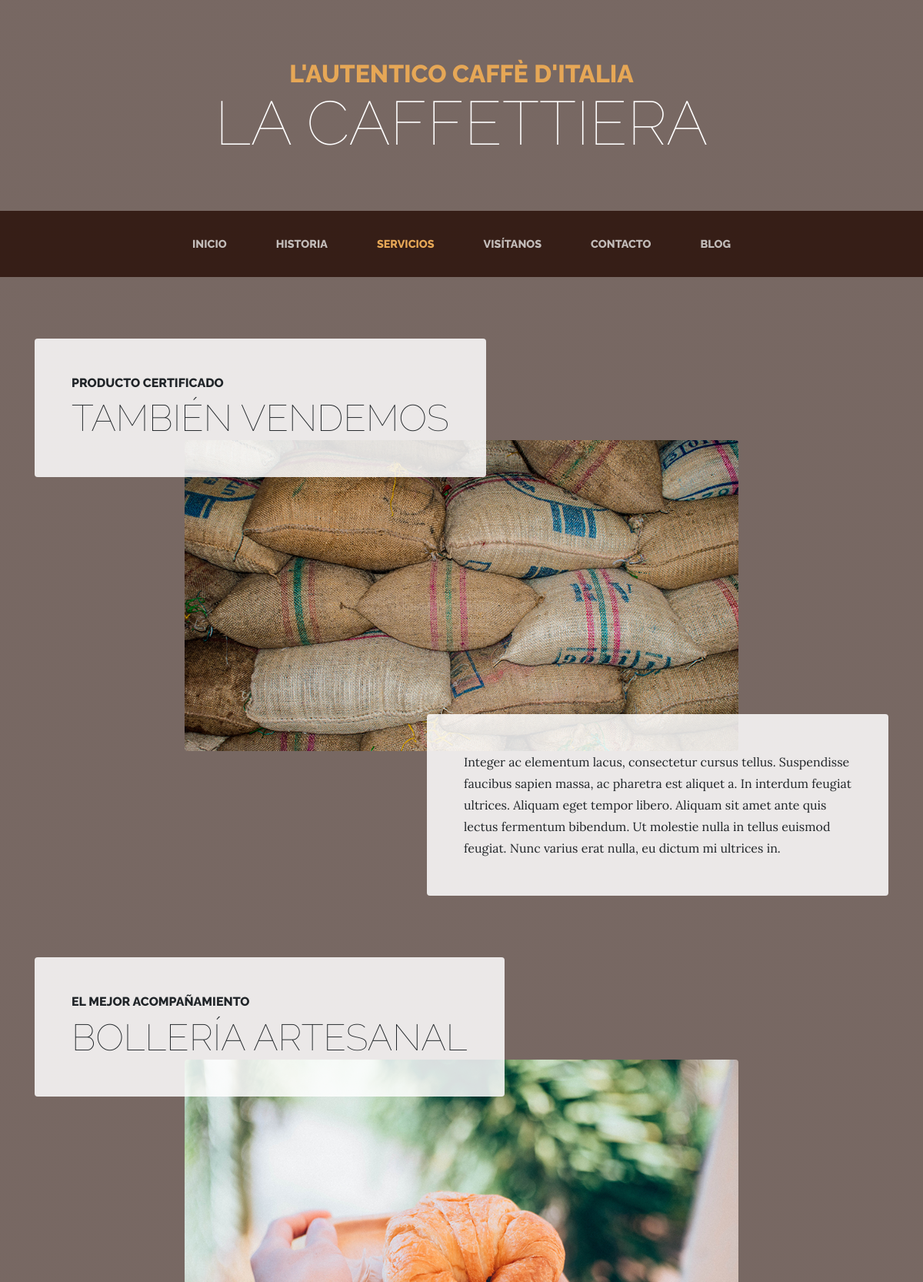
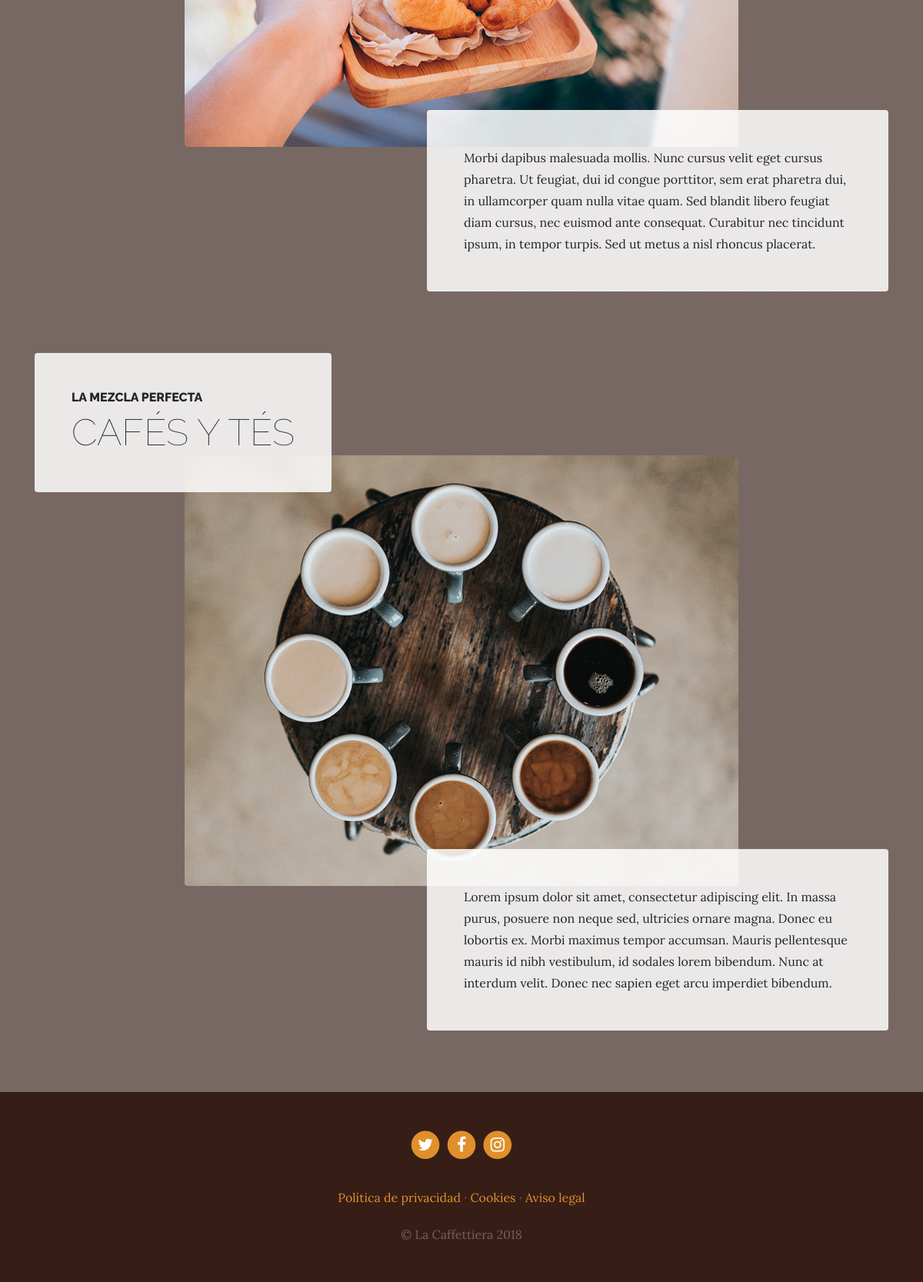
Page /services/ on the committed database (2 pictures, top to bottom).
### services/models.py (models this page shows, shortened)
class Service(models.Model):
    title = models.CharField(max_length=200, verbose_name='Título')
    subtitle = models.CharField(max_length=200, verbose_name='Subítulo')
    content = models.TextField(verbose_name='Contenido')
    image = models.ImageField(verbose_name='Imagen', upload_to='services')
    created = models.DateTimeField(
        auto_now_add=True, verbose_name='Fecha de creación')
    updated = models.DateTimeField(
        auto_now=True, verbose_name='Fecha de actualización')
    class Meta:
        verbose_name = 'servicio'
        verbose_name_plural = 'servicios'
        ordering = ['-created']

### pages/models.py (models this page shows, shortened)
class Page(models.Model):
    title = models.CharField(verbose_name='Título', max_length=200)
    content = RichTextField(verbose_name='Contenido')
    order = models.SmallIntegerField(verbose_name='orden', default=0)
    created = models.DateTimeField(auto_now_add=True, verbose_name='Fecha de creación')
    updated = models.DateTimeField(auto_now=True, verbose_name='Fecha de actualización')
    class Meta:
        verbose_name = 'página'
        verbose_name_plural = 'páginas'
        ordering = ['order', 'title']

### services/views.py (the view)
# urls.py: path('', views.services, name='services')
def services(request):
    services = Service.objects.all()
    context = {'services': services}
    return render(request, 'services/services.html', context)

### pages/templatetags/pages_extras.py (called while the page is built)
@register.simple_tag
def get_page_list():
    pages = Page.objects.all()
    return pages

### social/processors.py (called while the page is built)
def context(request):
    context = {}
    links = Link.objects.all()
    for link in links:
        context[link.key] = link.url
    return context

### services/templates/services/services.html
{% extends 'base.html' %}
{% load static %}
{% block content %}
{% for service in services %}
<section class="page-section">
    <div class="container">
        <div class="product-item">
            <div class="product-item-title d-flex">
                <div class="bg-faded p-5 d-flex mr-auto rounded">
                    <h2 class="section-heading mb-0">
                        <span class="section-heading-upper"> {{ service.subtitle }} </span>
                        <span class="section-heading-lower"> {{ service.title }} </span>
                    </h2>
                </div>
            </div>
            <img class="product-item-img mx-auto d-flex rounded img-fluid mb-3 mb-lg-0"
                src={{ service.image.url }} alt="">
            <div class="product-item-description d-flex ml-auto">
                <div class="bg-faded p-5 rounded">
                    <p class="mb-0"> {{service.content}} </p>
                </div>
            </div>
        </div>
    </div>
</section>
{% endfor %}
{% endblock content %}

### templates/base.html (shortened to what this page needs)
<!DOCTYPE html>
<html lang="es">
<head>
    {% load static %}
    <link href={% static 'core/vendor/bootstrap/css/bootstrap.min.css' %} rel="stylesheet">
    <link href={% static 'core/vendor/font-awesome/css/font-awesome.min.css' %} rel="stylesheet" type="text/css">
    <link href={% static 'core/css/business-casual.css' %} rel="stylesheet">
</head>
<body>
    <h1 class="site-heading text-center text-white d-none d-lg-block">
        <span class="site-heading-upper text-primary mb-3">L'autentico caffè d'italia</span>
        <span class="site-heading-lower">La Caffettiera</span>
    </h1>
    <nav class="navbar navbar-expand-lg navbar-dark py-lg-4" id="mainNav">
        <div class="container">
            <div class="collapse navbar-collapse" id="navbarResponsive">
                <ul class="navbar-nav mx-auto">
                    <li class="nav-item px-lg-4 {% if request.path == '/' %}active{% endif %}">
                        <a class="nav-link text-uppercase text-expanded" href={% url 'core:home' %}>Inicio</a>
                    </li>
                    <li class="nav-item px-lg-4 {% if request.path == '/about/' %}active{% endif %}">
                        <a class="nav-link text-uppercase text-expanded" href={% url 'core:about' %}>Historia</a>
                    </li>
                    <li class="nav-item px-lg-4 {% if request.path == '/services/' %}active{% endif %}">
                        <a class="nav-link text-uppercase text-expanded" href={% url 'services:services' %}>Servicios</a>
                    </li>
                    <li class="nav-item px-lg-4 {% if request.path == '/store/' %}active{% endif %}">
                        <a class="nav-link text-uppercase text-expanded" href={% url 'core:store' %}>Visítanos</a>
                    </li>
                    <li class="nav-item px-lg-4 {% if request.path == '/contact/' %}active{% endif %}">
                        <a class="nav-link text-uppercase text-expanded" href={% url 'contact:contact' %}>Contacto</a>
                    </li>
                    <li class="nav-item px-lg-4 {% if request.path|slice:':6' == '/blog/' %}active{% endif %}">
                        <a class="nav-link text-uppercase text-expanded" href={% url 'blog:blog' %}>Blog</a>
                    </li>
                </ul>
            </div>
        </div>
    </nav>
    {% block content %}
    {% endblock content %}
    <footer class="footer text-faded text-center py-5">
        <div class="container">
            <p class="m-0">
                {% if LINK_TWITTER %}
                <a href={{LINK_TWITTER}} class="link">
                    <span class="fa-stack fa-lg">
                        <i class="fa fa-circle fa-stack-2x"></i>
                        <i class="fa fa-twitter fa-stack-1x fa-inverse"></i>
                    </span>
                </a>
                {% endif %}
                {% if LINK_FACEBOOK %}
                <a href={{LINK_FACEBOOK}} class="link">
                    <span class="fa-stack fa-lg">
                        <i class="fa fa-circle fa-stack-2x"></i>
                        <i class="fa fa-facebook fa-stack-1x fa-inverse"></i>
                    </span>
                </a>
                {% endif %}
                {% if LINK_INSTAGRAM %}
                <a href={{LINK_INSTAGRAM}} class="link">
                    <span class="fa-stack fa-lg">
                        <i class="fa fa-circle fa-stack-2x"></i>
                        <i class="fa fa-instagram fa-stack-1x fa-inverse"></i>
                    </span>
                </a>
                {% endif %}
            </p>
            <p class="m-0 mbt">
                {% load pages_extras %}
                {% get_page_list as page_list %}
                {% for page in page_list %}
                    <a href={% url 'pages:page' page.id page.title|slugify %} class="link"> {{page.title}} </a> {% if not forloop.last  %}·{% endif %}
                {% endfor %}
            </p>
            <p class="m-0 mbt1">&copy; La Caffettiera 2018</p>
        </div>
    </footer>
</body>
</html>

### core/static/core/css/business-casual.css (style rules this page uses)
body { font-family: 'Lora'; background: linear-gradient(rgba(47, 23, 15, 0.65), rgba(47, 23, 15, 0.65)), url("../img/bg.jpg"); background-attachment: fixed; background-position: center; background-size: cover; }
h1, h2, h3, h4, h5, h6 { font-family: 'Raleway'; }
p { line-height: 1.75; }
.text-faded { color: rgba(255, 255, 255, 0.3); }
.site-heading { margin-top: 5rem; margin-bottom: 5rem; text-transform: uppercase; line-height: 1; font-family: 'Raleway'; }
.site-heading .site-heading-upper { display: block; font-size: 2rem; font-weight: 800; }
.site-heading .site-heading-lower { font-size: 5rem; font-weight: 100; line-height: 4rem; }
.page-section { margin-top: 5rem; margin-bottom: 5rem; }
.section-heading { text-transform: uppercase; }
.section-heading .section-heading-upper { display: block; font-size: 1rem; font-weight: 800; padding-bottom:.5rem; }
.section-heading .section-heading-lower { display: block; font-size: 3rem; font-weight: 100; }
.bg-faded { background-color: rgba(255, 255, 255, 0.85); }
#mainNav { background-color: rgba(47, 23, 15, 0.9); font-family: 'Raleway'; }
#mainNav .navbar-nav .nav-item .nav-link { color: rgba(255, 255, 255, 0.7); font-weight: 800; }
#mainNav .navbar-nav .nav-item.active .nav-link { color: #e6a756; }
@media (min-width: 992px) { #mainNav .navbar-nav .nav-item .nav-link { font-size: 0.9rem; } }
@media (min-width: 992px) { .product-item .product-item-title { position: relative; z-index: 1; margin-bottom: -3rem; } }
@media (min-width: 992px) { .product-item .product-item-img { position: relative; z-index: 0; max-width: 60vw; } }
@media (min-width: 992px) { .product-item .product-item-description { position: relative; z-index: 1; margin-top: -3rem; max-width: 50vw; } }
.footer { background-color: rgba(47, 23, 15, 0.9); }
.text-primary { color: #e6a756 !important; }
.mbt { padding-top: 2rem; }
.mbt1 { padding-top: 1.25rem; }
a.link { color: #df902a; }

### rows in the picture
Service: subtitle "PRODUCTO CERTIFICADO", title "TAMBIÉN VENDEMOS", image (picture), content "Integer ac elementum lacus, consectetur cursus tellus. Suspendisse faucibus sapien massa, ac pharetra est aliquet a. In interdum feugiat ultrices. Aliquam eget tempor libero. Aliquam sit amet ante quis lectus fermentum bibendum. Ut molestie nulla in tellus euismod feugiat. Nunc varius erat nulla, eu dictum mi ultrices in."
Service: subtitle "EL MEJOR ACOMPAÑAMIENTO", title "BOLLERÍA ARTESANAL", image (picture), content "Morbi dapibus malesuada mollis. Nunc cursus velit eget cursus pharetra. Ut feugiat, dui id congue porttitor, sem erat pharetra dui, in ullamcorper quam nulla vitae quam. Sed blandit libero feugiat diam cursus, nec euismod ante consequat. Curabitur nec tincidunt ipsum, in tempor turpis. Sed ut metus a nisl rhoncus placerat."
Service: subtitle "LA MEZCLA PERFECTA", title "CAFÉS Y TÉS", image (picture), content "Lorem ipsum dolor sit amet, consectetur adipiscing elit. In massa purus, posuere non neque sed, ultricies ornare magna. Donec eu lobortis ex. Morbi maximus tempor accumsan. Mauris pellentesque mauris id nibh vestibulum, id sodales lorem bibendum. Nunc at interdum velit. Donec nec sapien eget arcu imperdiet bibendum."
Page: title "Política de privacidad"
Page: title "Cookies"
Page: title "Aviso legal"
